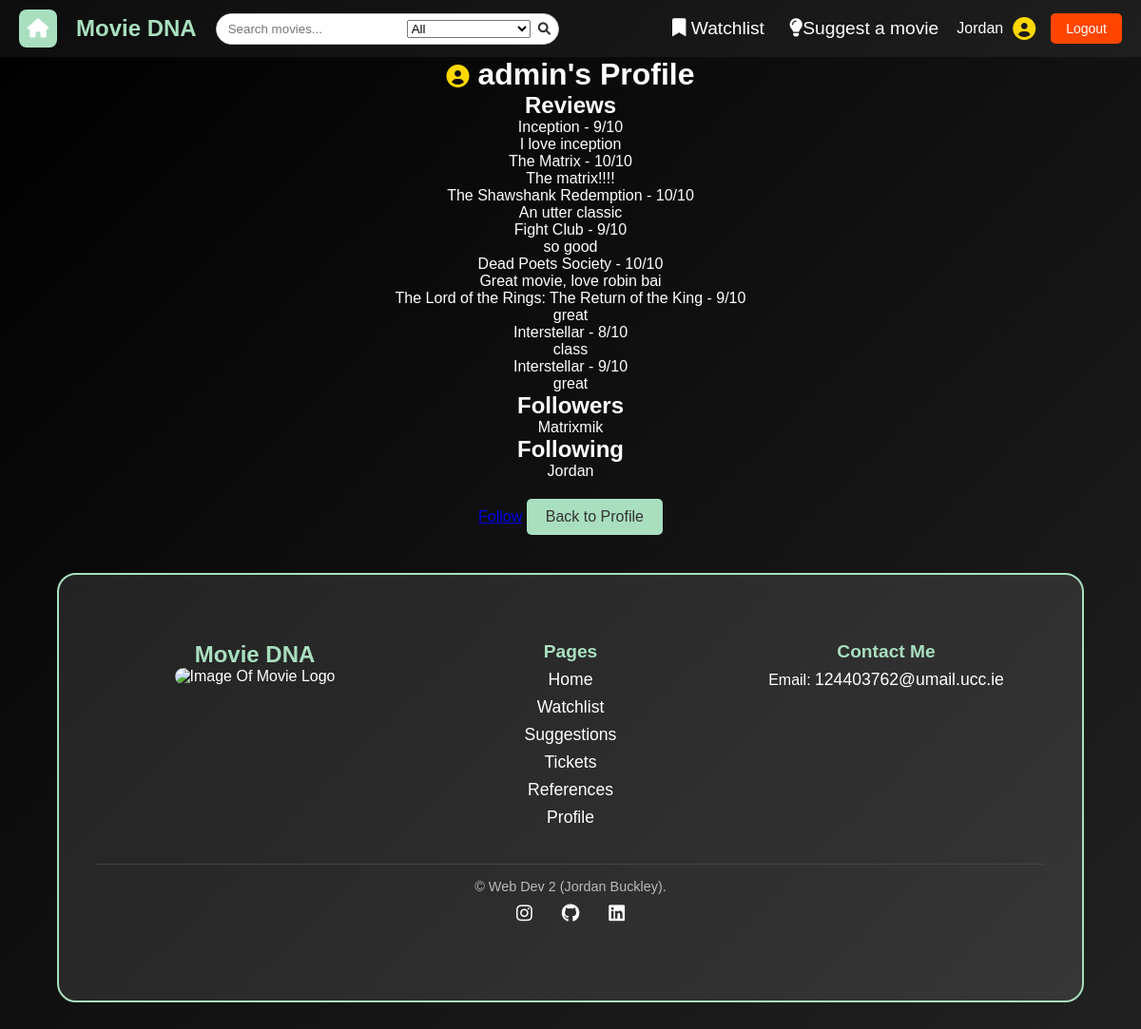
/user/admin (signed in), run on the app's committed database.
### tables this page shows
CREATE TABLE network (
    follower TEXT NOT NULL,
    following TEXT NOT NULL,
    PRIMARY KEY (follower, following),
    FOREIGN KEY (follower) REFERENCES users(user_id),
    FOREIGN KEY (following) REFERENCES users(user_id)
);

CREATE TABLE users (
    user_id TEXT PRIMARY KEY,
    password TEXT NOT NULL
, is_admin BOOLEAN DEFAULT FALSE);

CREATE TABLE reviews (
    id INTEGER PRIMARY KEY AUTOINCREMENT,
    movie_id INTEGER NOT NULL,
    user TEXT NOT NULL,
    review_text TEXT NOT NULL,
    rating INTEGER NOT NULL CHECK(rating >= 1 AND rating <= 10),
    FOREIGN KEY (movie_id) REFERENCES movies(movie_id)
);

CREATE TABLE movies 
(
    movie_id INTEGER PRIMARY KEY AUTOINCREMENT,
    title TEXT NOT NULL,
    genre TEXT NOT NULL,
    score FLOAT,
    year INTEGER,
    director TEXT,
    description TEXT
, image_path TEXT);

### app.py (the view)
@app.route("/user/<username>")
@login_required
def user_profile(username):
    db = get_db()
    user = db.execute("SELECT * FROM users WHERE user_id = ?", (username,)).fetchone()
    if not user:
        return "User not found.", 404
    reviews = db.execute("""
        SELECT reviews.*, movies.title
        FROM reviews
        JOIN movies ON reviews.movie_id = movies.movie_id
        WHERE reviews.user = ?
    """, (username,)).fetchall()
    followers = db.execute(
        "SELECT follower FROM network WHERE following = ?",
        (username,)
    ).fetchall()
    following = db.execute(
        "SELECT following FROM network WHERE follower = ?",
        (username,)
    ).fetchall()
    print("Following:", following)
    following_set = {row["following"] for row in following}
    print("Following Set:", following_set)
    is_following = db.execute(
        "SELECT * FROM network WHERE follower = ? AND following = ?",
        (session["user_id"], username)
    ).fetchone() is not None
    all_users = db.execute("SELECT * FROM users WHERE user_id != ?", (session["user_id"],)).fetchall()
    suggested_users = [user for user in all_users if user["user_id"] not in following_set]
    print("Suggested Users:", suggested_users)
    return render_template(
        "user_profile.html",
        user=user,
        reviews=reviews,
        followers=followers,
        following=following,
        is_following=is_following,
        all_users=suggested_users,
        following_set=following_set
)

### app.py (called while the page is built)
@app.before_request
def load_logged_in_user():
    g.user = session.get("user_id")
    g.is_admin = session.get("is_admin", False)

def login_required(view):
    @wraps(view)
    def wrapped_view(*args, **kwargs):
        if g.user is None:
            return(redirect(url_for("login", next=request.url)))
        return view(*args, **kwargs)
    return wrapped_view

### database.py (called while the page is built)
def get_db():
    if "db" not in g:
        g.db = sqlite3.connect(DATABASE,
                                detect_types=sqlite3.PARSE_DECLTYPES
                        )
        g.db.row_factory = sqlite3.Row
    return g.db

### templates/user_profile.html
{% extends "base.html" %}
{% block styles %}
    <link rel="stylesheet" href="{{ url_for('static', filename='users.css') }}">
{% endblock %}
{% block main_content %}
<h1>
    <i class="fas fa-user-circle" id="user-icon"></i>
    {{ user.user_id }}'s Profile
</h1>
<h2>Reviews</h2>
<ul>
    {% for review in reviews %}
    <li>{{ review.title }} - {{ review.rating }}/10</li>
    <p>{{ review.review_text }}</p>
    {% endfor %}
</ul>
<h2>Followers</h2>
<ul>
    {% for follower in followers %}
    <li>{{ follower.follower }}</li>
    {% endfor %}
</ul>
<h2>Following</h2>
<ul>
    {% for follow in following %}
    <li>{{ follow.following }}</li>
    {% endfor %}
</ul>
{% if not is_following %}
    <a href="{{ url_for('follow_user', username=user.user_id) }}">Follow</a>
{% else %}
    <a href="{{ url_for('unfollow_user', username=user.user_id) }}">Unfollow</a>
{% endif %}
<a href="{{ url_for('user') }}" class="back-button">Back to Profile</a>
{% endblock %}

### templates/base.html (shortened to what this page needs)
<!DOCTYPE html>
<html lang="en">
<head>
    <link rel="stylesheet" href="{{ url_for('static', filename='styles.css') }}">
    <link rel="stylesheet" href="https://cdnjs.cloudflare.com/ajax/libs/font-awesome/6.0.0/css/all.min.css">
    {% block styles %} {% endblock %}
</head>
<body>
    <header>
        <nav>
            <section id="nav-container">
                <section id="nav-left">
                    <a href="/" id="home-icon">
                        <i class="fa-solid fa-house"></i>
                    </a>
                    <section id="nav-logo">
                        <a href="{{ url_for('index') }}">Movie DNA</a>
                    </section>
                </section>
                <section id="nav-search">
                    <form action="{{ url_for('search') }}" method="GET">
                        <input type="text" name="query" placeholder="Search movies...">
                        <select name="filter">
                            <option value="all">All</option>
                        </select>
                        <button type="submit"><i class="fa-solid fa-magnifying-glass"></i></button>
                    </form>
                </section>
                <section id="nav-user">
                    <section id="nav-links">
                        <ul>
                            <li>
                                <a href="{{ url_for('cart') }}">
                                    <i class="fa-solid fa-bookmark"></i> Watchlist
                                </a>
                            </li>
                            <li><a href="{{ url_for('suggest_movie') }}">
                                <i class="fa-solid fa-lightbulb"></i>Suggest a movie</a></li>
                        </ul>
                    </section>
                    {% if session['user_id'] %}
                    <section id="user-info">
                        <p id="username">{{ session['user_id'] }}</p>
                        <i class="fas fa-user-circle" id="user-icon"></i>
                    </section>
                    <a href="{{ url_for('logout') }}" id="logout-btn">Logout</a>
                    {% else %}
                    <a href="{{ url_for('login') }}" id="login-btn">Login</a>
                    <a href="{{ url_for('registration') }}" id="register-btn">Register</a>
                    {% endif %}
                </section>
            </section>
        </nav>
    </header>
    <main>
        {% block main_content %}{% endblock %}
    </main>
    <footer class="footer">
        <section class="footer-container">
            <section class="footer-logo">
                <h2>Movie DNA</h2>
                <img src="{{ url_for('static', filename='images/movieLogo.jpg') }} " alt="Image Of Movie Logo" />
            </section>
            <section class="footer-links">
                <h3>Pages</h3>
                <ul>
                    <li><a href="/">Home</a></li>
                    <li><a href="{{ url_for('cart') }}">Watchlist</a></li>
                    <li><a href="{{ url_for('suggest_movie') }}">Suggestions</a></li>
                    <li><a href="{{ url_for('submit_ticket') }}">Tickets</a></li>
                    <li><a href="{{ url_for('references') }}">References</a></li>
                    <li><a href="{{ url_for('user') }}">Profile</a></li>
                </ul>
            </section>
            <section class="footer-contact">
                <h3>Contact Me</h3>
                <p>Email: <a href="mailto:124403762@umail.ucc.ie">124403762@umail.ucc.ie</a></p>
            </section>
            <section class="footer-bottom">
                <p>&copy; Web Dev 2 (Jordan Buckley).</p>
                <section class="social-icons">
                    <a aria-label="Instagram" href="https://www.instagram.com/jordanbuckley_20/" target="_blank">
                        <i class="fab fa-instagram"></i>
                    </a>
                    <a aria-label="GitHub" href="https://github.com/JordanBuckleyGit" target="_blank">
                        <i class="fab fa-github"></i>
                    </a>
                    <a aria-label="LinkedIn" href="https://www.linkedin.com/in/jordan05/" target="_blank">
                        <i class="fab fa-linkedin"></i>
                    </a>
                </section>
            </section>
    </footer>
</body>
</html>

### static/styles.css (style rules this page uses)
* { margin: 0; padding: 0; box-sizing: border-box; }
body { font-family: 'Arial', sans-serif; background: linear-gradient(-45deg, #0f0f0f, #1c1c1c, #2c2c2c, #000000); background-size: 400% 400%; animation: movingBackground 10s ease infinite; color: white; text-align: center; min-height: 100vh; display: flex; flex-direction: column; }
nav { background: rgba(255, 255, 255, 0.05); padding: 0.625rem 1.25rem; display: flex; align-items: center; position: sticky; top: 0; z-index: 1000; }
#nav-container { width: 100%; max-width: 100%; display: flex; justify-content: space-between; align-items: center; margin: 0 auto; }
#nav-left { display: flex; align-items: center; gap: 10px; }
#home-icon { margin-right: 10px; display: inline-flex; align-items: center; justify-content: center; width: 40px; height: 40px; background-color: #A9DFBF; color: white; border-radius: 8px; text-decoration: none; font-size: 20px; transition: background 0.3s ease; }
#nav-logo a { font-size: 1.5rem; font-weight: bold; color: #A9DFBF; text-decoration: none; }
#nav-links { margin-left: auto; }
#nav-links ul { list-style: none; display: flex; gap: 1.25rem; }
#nav-links ul li a { padding: 2px 3px; border-radius: 1.1rem; color: white; text-decoration: none; font-size: 1.2rem; transition: color 0.3s ease; }
#nav-user { display: flex; align-items: center; gap: 1rem; margin-left: auto; }
#user-info { display: flex; align-items: center; gap: 0.625rem; }
#username { font-size: 1rem; color: white; }
#user-icon { font-size: 1.5rem; color: #FFD700; }
#login-btn, #register-btn, #logout-btn { padding: 0.5rem 1rem; border-radius: 0.313rem; text-decoration: none; font-size: 0.875rem; transition: background 0.3s ease; }
#logout-btn { background: #FF4500; color: white; }
.footer { background: rgba(255, 255, 255, 0.1); border: 2px solid #A9DFBF; border-radius: 20px; padding: 40px; width: 90%; max-width: 95%; margin: 40px auto; text-align: center; transition: transform 0.3s ease, box-shadow 0.3s ease; }
.footer-container { display: flex; justify-content: space-between; flex-wrap: wrap; padding: 20px 0; margin-bottom: 20px; }
.footer-logo img { max-width: 200px; border-radius: 10px; transition: transform 0.3s ease; }
.footer-logo h2 { font-size: 1.5em; font-weight: bold; color: #A9DFBF; }
.footer-logo, .footer-links, .footer-contact { flex: 1; margin: 10px; min-width: 180px; }
.footer-links h3, .footer-contact h3 { font-size: 1.2em; margin-bottom: 8px; color: #A9DFBF; }
.footer-links ul { list-style: none; padding: 0; }
.footer-links ul li { margin-bottom: 8px; }
.footer-links ul li a { color: white; text-decoration: none; transition: color 0.3s ease; }
.footer-contact a { color: white; text-decoration: none; transition: color 0.3s ease; }
.footer-bottom { width: 100%; padding-top: 15px; border-top: 1px solid #444; margin-top: 20px; text-align: center; display: flex; flex-direction: column; align-items: center; gap: 10px; }
.footer-bottom p, .footer-bottom a { color: #bbb; font-size: 0.9em; }
.footer-bottom a { margin-left: 15px; text-decoration: none; }
.social-icons { display: flex; justify-content: center; gap: 15px; }
.social-icons a { font-size: 1.2em; color: white; margin: 0 8px; transition: color 0.3s ease; }
.back-button { display: inline-block; margin-top: 20px; padding: 10px 20px; background: #A9DFBF; color: #333; text-decoration: none; border-radius: 5px; transition: background 0.3s ease; }
#user-info { position: relative; display: flex; align-items: center; gap: 10px; }
#nav-search { display: flex; align-items: center; margin-left: 20px; }
#nav-search form { display: flex; align-items: center; border: 1px solid #ccc; border-radius: 20px; overflow: hidden; background-color: #fff; }
#nav-search input { border: none; padding: 8px 12px; outline: none; width: 200px; }
#nav-search button { border: none; background: none; padding: 8px; cursor: pointer; }
#nav-search button i { color: #333; }
@media (min-width: 1025px) { #nav-logo a { font-size: 1.5rem; } }
@media (min-width: 1025px) { #nav-links ul li a { font-size: 1.2rem; } }
@media (min-width: 1025px) { .footer { padding: 40px; } }
@media (min-width: 1025px) { .footer-logo h2 { font-size: 1.5rem; } }
@media (min-width: 1025px) { .footer-links h3, .footer-contact h3 { font-size: 1.2rem; } }
@media (min-width: 1025px) { .footer-links ul li a, .footer-contact a { font-size: 1.1rem; } }

### static/users.css (style rules this page uses)
ul { list-style-type: none; padding: 0; }

### data on the page
network: user_id "Jordan", following "Jordan"
users: user_id "admin"
reviews: title "Inception", rating "9", review_text "I love inception"
reviews: title "The Matrix", rating "10", review_text "The matrix!!!!"
reviews: title "The Shawshank Redemption", rating "10", review_text "An utter classic"
reviews: title "Fight Club", rating "9", review_text "so good"
reviews: title "Dead Poets Society", rating "10", review_text "Great movie, love robin bai"
reviews: title "The Lord of the Rings: The Return of the King", rating "9", review_text "great"
reviews: title "Interstellar", rating "8", review_text "class"
reviews: title "Interstellar", rating "9", review_text "great"
network: follower "Matrixmik"
